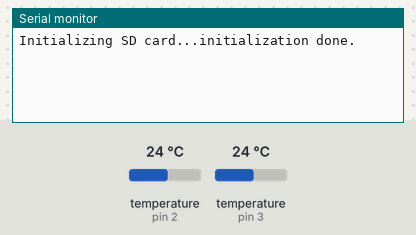
This sketch was run on a simulated Arduino Uno, built with avr-gcc and run on an emulated ATmega328P. Shown: the last lines printed to the serial monitor. Inputs (shaded band) come from the test bench; at power-on: temperature (sensors on pin 2, pin 3) 24 °C. Storage starts empty.

Above: at 1.2 s.
1.3 s: temperature (sensor on pin 2) set to 12 °C
At 2.9 s:
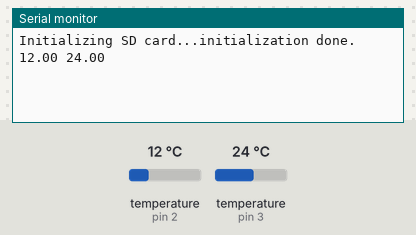
5.1 s: temperature (sensor on pin 3) set to 12 °C
At 6.6 s:
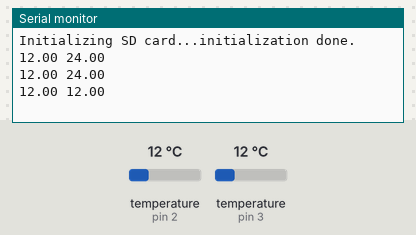
8.0 s: temperature (sensor on pin 2) set to 19 °C
At 10.3 s:
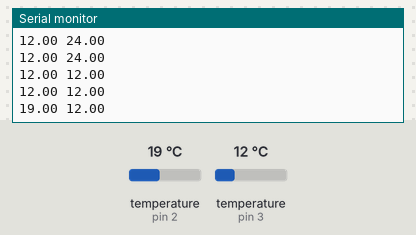
10.9 s: temperature (sensor on pin 3) set to 19 °C
At 12.2 s:
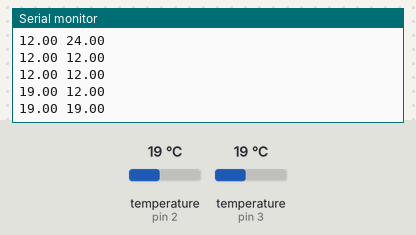
Timing chart, 0 to 13.9 s (numbered marks = the images above; inputs shaded):
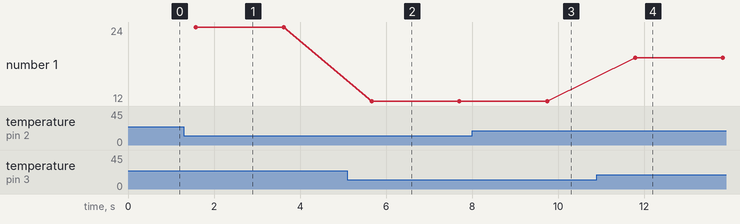

Measured:
- after the input at 1.3 s, the serial monitor: prints a new line after 0.28 s (image 1)
- after the input at 5.1 s, the serial monitor: prints a new line after 0.56 s (image 2)
- after the input at 8.0 s, the serial monitor: prints a new line after 1.7 s (image 3)
- after the input at 10.9 s, the serial monitor: prints a new line after 0.89 s (image 4)

The sketch:

temp_read_multiple_sensors.ino
```cpp
#include <OneWire.h>
#include <DallasTemperature.h>
#include <SPI.h>
#include <SD.h>

#define TEMP_PIN1 2
#define TEMP_PIN2 3//insert pin number

//For SD card
File myFile;

//Temperature rigamarole
OneWire oneWire1(TEMP_PIN1);
DallasTemperature sensor1(&oneWire1);
OneWire oneWire2(TEMP_PIN2);
DallasTemperature sensor2(&oneWire2);

//Temperature Variables
float mattressTemp1;
float mattressTemp2;

void setup() {
  // put your setup code here, to run once:
  Serial.begin(9600); //setting baud rate

  //Setting up SD card
  Serial.print("Initializing SD card...");
  if (!SD.begin(10)) {
    Serial.println("initialization failed!");
    while (1);
  }
  Serial.println("initialization done.");

  //Begin Temperature Reading
  sensor1.begin();
  sensor2.begin();
}

void loop() {
  // put your main code here, to run repeatedly:
  //read sensors
  sensorRead();
}

//Function to read temperature sensor values
void sensorRead(){
  //Get Sensor Data
  sensor1.requestTemperatures();
  sensor2.requestTemperatures();

  mattressTemp1 = sensor1.getTempCByIndex(0);
  mattressTemp2 = sensor2.getTempCByIndex(0);

  //Print to Serial Monitor
  Serial.print(mattressTemp1);
  Serial.print(" ");
  Serial.println(mattressTemp2);

  //Store to SD card
  myFile = SD.open("72V-multiple-sensorsn.txt", FILE_WRITE);
  myFile.seek(EOF);
  myFile.print(millis());
  myFile.print(" ");
  myFile.print(mattressTemp1);
  myFile.print(" ");
  myFile.println(mattressTemp2);
  myFile.close();

  delay(500); //500 ms
}
```
